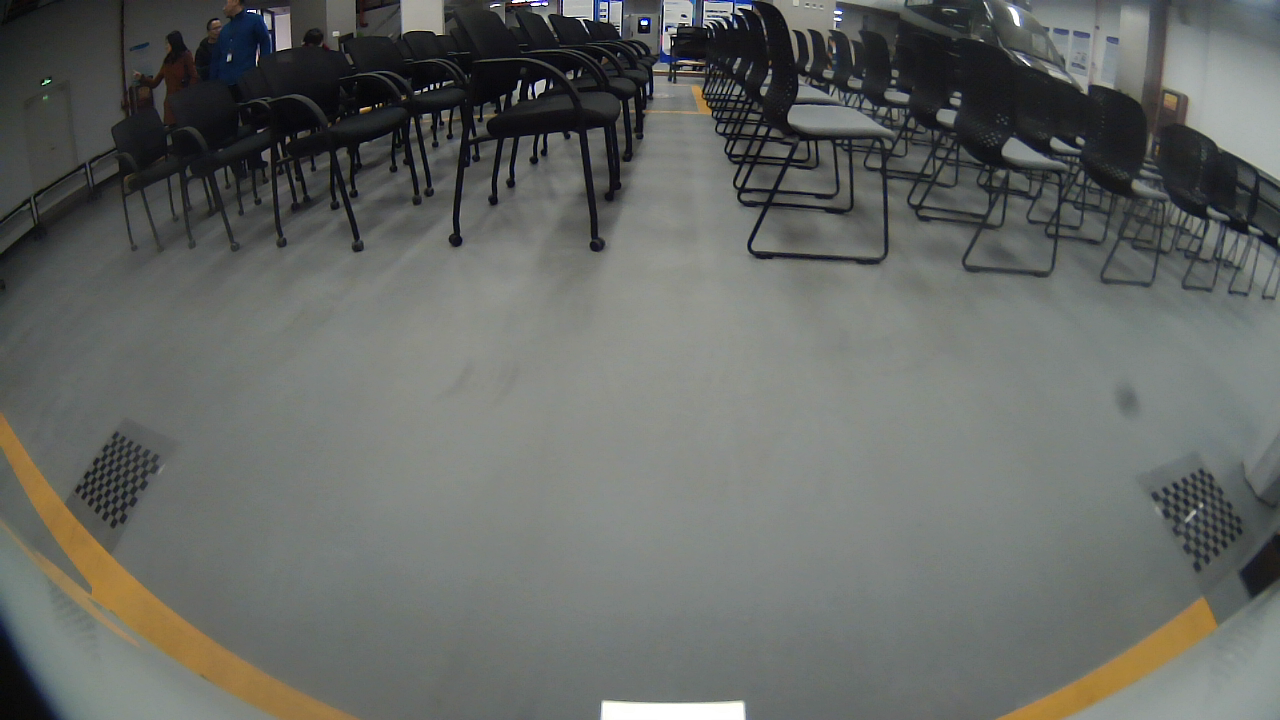
//> input picture data/0407/front.png, 1280 x 720 px
$ ./fisheye_cor   (built with g++ and OpenCV 4)
//> lines starting //> are read from the running program, lines starting //| are printed output that depends on the picture
#include<opencv2/opencv.hpp>
#include <opencv2/core/cuda.hpp>
// #include <opencv2/cudawarping.hpp>

#include <vector>
#include <string>

using std::cout;
using std::endl;
using std::vector;
using namespace cv;

const int CAMERA_NUM = 4;
const int CAMERA_FRAME_WIDTH = 1280;
const int CAMERA_FRAME_HEIGHT = 720;

int main()
{
    cv::Matx33d intrinsic_matrix[4];
	cv::Vec4d distortion_coeffs[4];

	//front
    intrinsic_matrix[0] << 499.2256225154061, 0, 685.0325527895111,
                        0, 499.6344093018186, 288.8632118906361,
                        0, 0, 1;

    distortion_coeffs[0] << -0.0230412, 0.00631978, -0.00455568, 0.000311248;

    //left
    intrinsic_matrix[1] << 512.0799991633208, 0, 681.3682183385124,
                        0, 511.931977341321, 348.725565495493,
                        0, 0, 1;

    distortion_coeffs[1] << -0.0309463, 0.00392602, -0.00515291, 0.00102781;

	//back
    intrinsic_matrix[2] << 500.8548704340391, 0, 644.1812130625166,
                        0, 499.9234264350891, 391.6005802176933,
                        0, 0, 1;

    distortion_coeffs[2] << -0.0136425, -0.0220779, 0.0208222, -0.00740363;

	//right
    intrinsic_matrix[3] << 499.9046978644982, 0, 612.955400120308,
                        0, 500.02613225669, 357.855947068545,
                        0, 0, 1;

    distortion_coeffs[3] << -0.0248636, 0.0124981, -0.0126063, 0.00352282;


    // [8 lines of commented-out code are left out]

	std::string foldername = "/home/zpwang/panaimg/";

	cv::Mat distoredFront = cv::imread(foldername + "front.png");
//> distoredFront is the input picture: 720 rows x 1280 cols, CV_8UC3; mean B, G, R 100.3, 103.8, 101.1
	cv::Mat distoredLeft = cv::imread(foldername + "left.png");
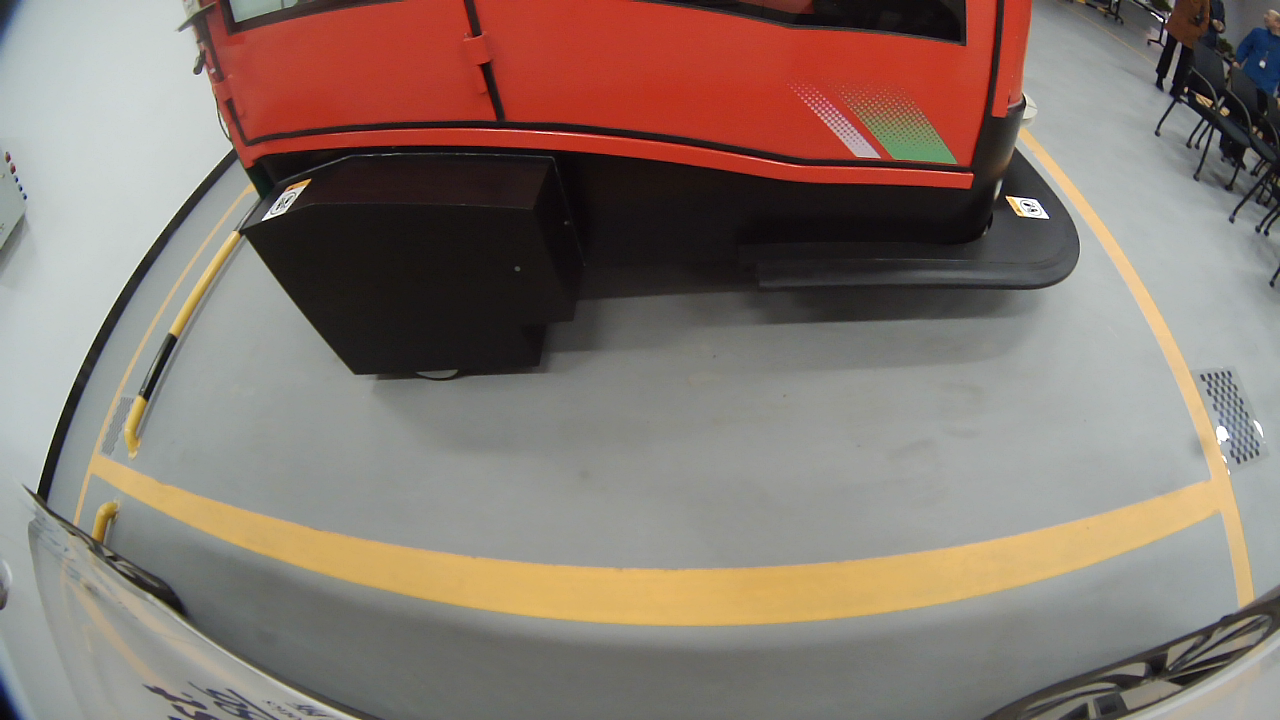
//> input picture data/0407/left.png, 1280 x 720 px
//> distoredLeft is the input picture: 720 rows x 1280 cols, CV_8UC3; mean B, G, R 110.5, 119, 134.8
	cv::Mat distoredBack = cv::imread(foldername + "back.png");
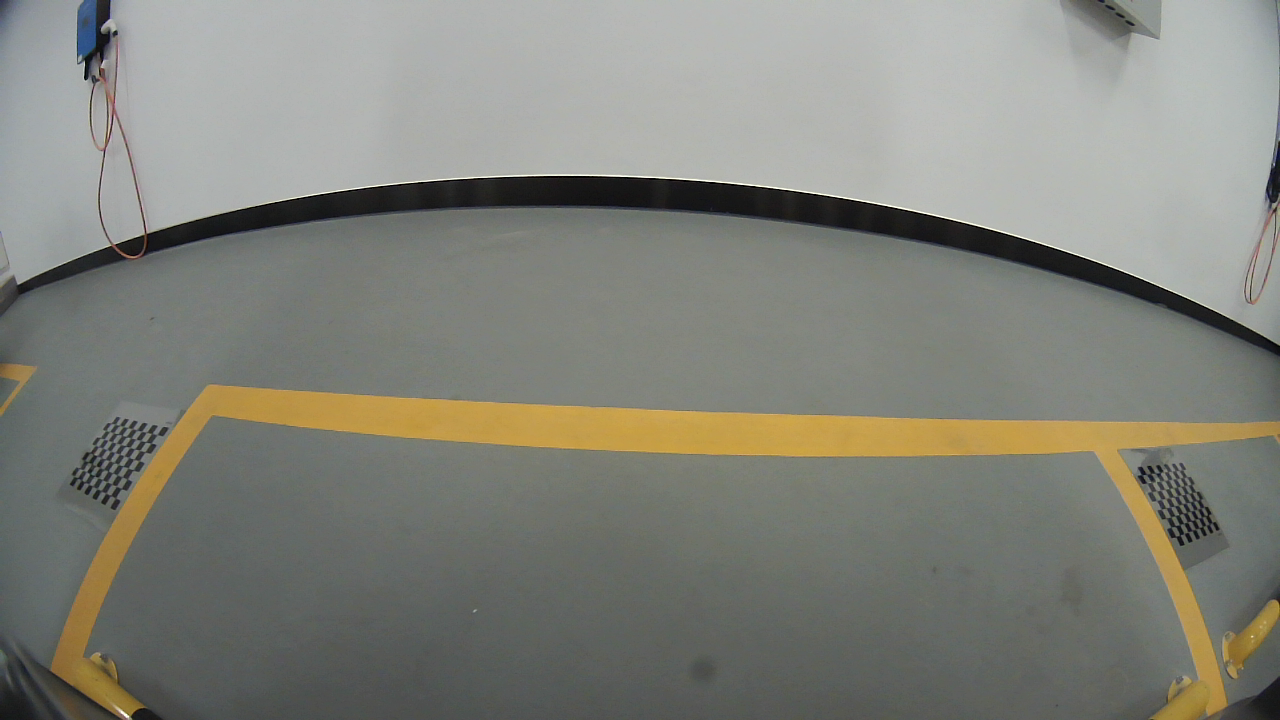
//> input picture data/0407/back.png, 1280 x 720 px
//> distoredBack is the input picture: 720 rows x 1280 cols, CV_8UC3; mean B, G, R 122.7, 131, 130.2
	cv::Mat distoredRight = cv::imread(foldername + "right.png");
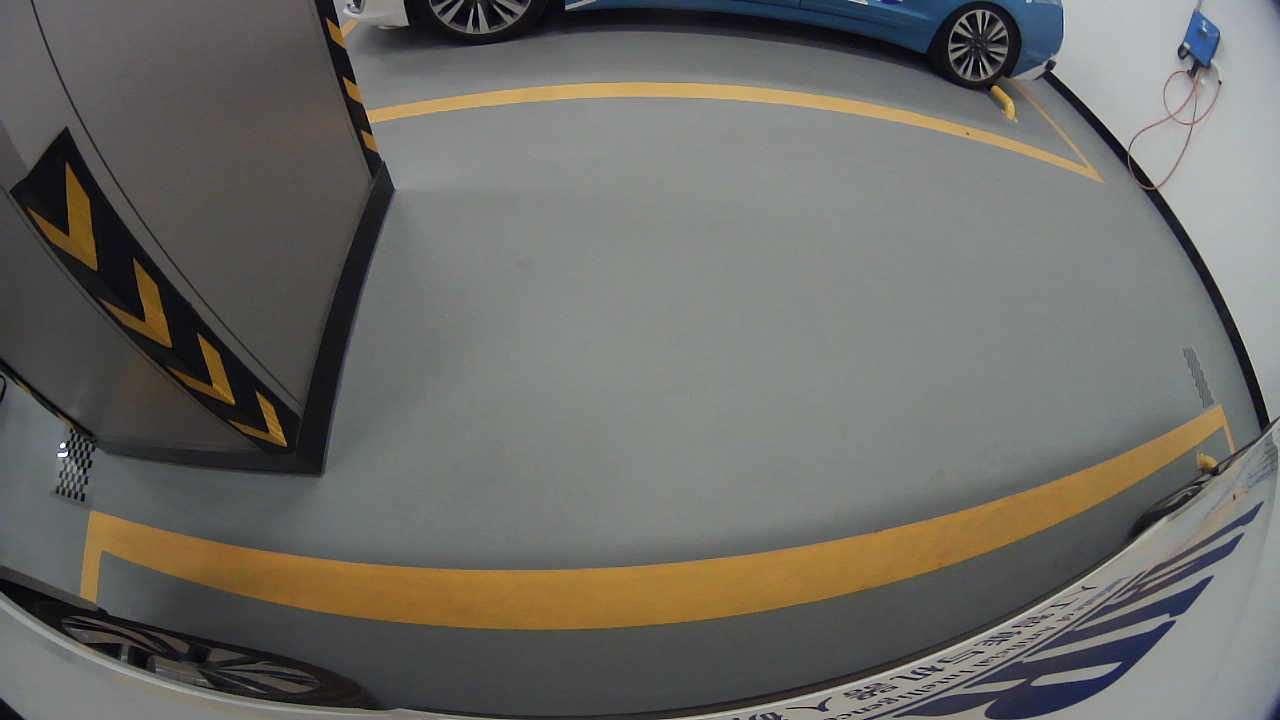
//> input picture data/0407/right.png, 1280 x 720 px
//> distoredRight is the input picture: 720 rows x 1280 cols, CV_8UC3; mean B, G, R 102.1, 107.3, 108.4

	cv::Mat undistoredFront, undistoredLeft, undistoredRight, undistoredBack;

	cv::Size imgSize = distoredFront.size();
//> imgSize = Size(1280, 720)
	float scale = 1.0;
	Size undistorSize = Size(imgSize.width*scale,imgSize.height*scale);
//> undistorSize = Size(1280, 720)
	scale = 1.0;
	Size perspectiveSize = Size(undistorSize.width*scale,undistorSize.height*scale);
//> perspectiveSize = Size(1280, 720)
    cv::Mat undistorImg;
    cv::Mat mapx[CAMERA_NUM];// = cv::Mat(undistorSize,CV_32FC1);
    cv::Mat mapy[CAMERA_NUM];// = cv::Mat(undistorSize,CV_32FC1);
    cv::Mat R = cv::Mat::eye(3,3,CV_32FC1);

	// Mat newMatrix = Mat::eye(3,3,CV_32F);
	// Mat optMatrix = Mat::eye(3,3,CV_32F);

	cv::Mat newMatrix[CAMERA_NUM];

	for(int i=0;i<CAMERA_NUM;i++)
	{
		newMatrix[i] = cv::Mat::eye(3,3,CV_32F);
		mapx[i] = cv::Mat(undistorSize,CV_32FC1);
		mapy[i] = cv::Mat(undistorSize,CV_32FC1);
	}

	newMatrix[0] = (cv::Mat_<float>(3,3)<< 136.20689, 0, 869, 0, 158.6207, 363, 0, 0, 1);//front
	newMatrix[1] = (cv::Mat_<float>(3,3)<< 184.48276, 0, 692, 0, 194.82761, 360, 0, 0, 1);//left
	newMatrix[2] = (cv::Mat_<float>(3,3)<< 272.40869, 0, 640, 0, 209.15546, 360, 0, 0, 1);//back
	newMatrix[3] = (cv::Mat_<float>(3,3)<< 165.0714, 0, 737, 0, 183.35963, 451, 0, 0, 1);//right
	Mat newMatrixxxx = Mat::eye(3,3,CV_32F);
	// auto newmatrix = intrinsic_matrix;

	for(int i=0;i<4;i++)
	{
		// cout<<"camera:"<<i<<endl<<intrinsic_matrix[i]<<endl<<distortion_coeffs[i]<<endl<<endl;
		fisheye::estimateNewCameraMatrixForUndistortRectify(intrinsic_matrix[i], distortion_coeffs[i], imgSize, R, newMatrix[i], 0.9f, undistorSize, 1.0);
		newMatrix[i].at<float>(0,2) = CAMERA_FRAME_WIDTH/2;
    	newMatrix[i].at<float>(1,2) = CAMERA_FRAME_HEIGHT/2;
		cout<<"estimateNewCameraMatrixForUndistortRectify"<<endl<<newMatrix[i]<<endl<<endl;
		// cv::fisheye::initUndistortRectifyMap(intrinsic_matrix[i], distortion_coeffs[i], R, newMatrix[i], imgSize, CV_32FC1, mapx[i], mapy[i]);
		cv::fisheye::initUndistortRectifyMap(intrinsic_matrix[i], distortion_coeffs[i], R, newMatrix[i], undistorSize, CV_32FC1, mapx[i], mapy[i]);
	}

	// newMatrix[3].at<float>(0,2) = CAMERA_FRAME_WIDTH/2 - 150;
	// newMatrix[3].at<float>(1,2) = CAMERA_FRAME_HEIGHT/2;
	// cv::fisheye::initUndistortRectifyMap(intrinsic_matrix[3], distortion_coeffs[3], R, newMatrix[3], imgSize, CV_32FC1, mapx[3], mapy[3]);

	cv::remap(distoredFront, undistoredFront, mapx[0], mapy[0], cv::INTER_CUBIC);
	cv::remap(distoredLeft, undistoredLeft, mapx[1], mapy[1], cv::INTER_CUBIC);
	cv::remap(distoredBack, undistoredBack, mapx[2], mapy[2], cv::INTER_CUBIC);
	cv::remap(distoredRight, undistoredRight, mapx[3], mapy[3], cv::INTER_CUBIC);

	cv::imwrite("undistoredFront.png",undistoredFront);
	cv::imwrite("undistoredLeft.png",undistoredLeft);
	cv::imwrite("undistoredRight.png",undistoredRight);
	cv::imwrite("undistoredBack.png",undistoredBack);

	// //find H

	//right
	vector<Point2f> srcPts = {cv::Point2f(289,516), cv::Point2f(392, 392), cv::Point2f(1038,383), cv::Point2f(1134,448)};
	vector<Point2f> dstPts = {cv::Point2f(283,563), cv::Point2f(283, 364), cv::Point2f(1132,399), cv::Point2f(1150,566)};
	Mat hRight = findHomography(srcPts, dstPts);


	//front
	srcPts = {cv::Point2f(202,520), cv::Point2f(333, 445), cv::Point2f(843,444), cv::Point2f(908,502)};
	dstPts = {cv::Point2f(156,636), cv::Point2f(154, 559), cv::Point2f(962, 561), cv::Point2f(962,627)};
	Mat hFront = findHomography(srcPts, dstPts);
	// Mat hFront = (cv::Mat_<float>(3,3)<<0.1011, 0.5896, -772.2538, -0.0708, 1.5019, -1759.8974, -0.0000, 0.0009, -1.0000);
	// Mat hFront = (cv::Mat_<double>(3,3)<<0.4048, 2.7428, -1023.2658, -0.0322, 3.0527, -895.9248, -0.0000, 0.0039, -1.0000);

	cout<<"hFront:"<<hFront<<endl;

	//left
	srcPts = {cv::Point2f(217,456), cv::Point2f(295, 406), cv::Point2f(870,395), cv::Point2f(940,460)};
	dstPts = {cv::Point2f(224,507), cv::Point2f(223, 378), cv::Point2f(973,395), cv::Point2f(973,505)};

	Mat hLeft = findHomography(srcPts, dstPts);

	//back
	srcPts = {cv::Point2f(187,484), cv::Point2f(407, 356), cv::Point2f(796,372), cv::Point2f(926,500)};
	dstPts = {cv::Point2f(246,546), cv::Point2f(242, 347), cv::Point2f(905,349), cv::Point2f(904,541)};
	Mat hBack = findHomography(srcPts, dstPts);

	cv::Mat perspectiveFront, perspectiveLeft, perspectiveRight, perspectiveBack;
	// [8 lines of commented-out code are left out]

	cv::warpPerspective(undistoredFront,perspectiveFront, hFront, perspectiveSize, INTER_CUBIC);

	// gpuInput.upload(undistoredLeft);
	// cv::cuda::warpPerspective( gpuInput, gpuOutput, hLeft, perspectiveSize, INTER_CUBIC);//, INTER_LINEAR , BORDER_CONSTANT, 0, Stream::Null() );
	// gpuOutput.download(perspectiveLeft);

	cv::warpPerspective(undistoredLeft,perspectiveLeft, hLeft, perspectiveSize, INTER_CUBIC);


	// gpuInput.upload(undistoredRight);
	// cv::cuda::warpPerspective( gpuInput, gpuOutput, hRight, perspectiveSize, INTER_CUBIC);//, INTER_LINEAR , BORDER_CONSTANT, 0, Stream::Null() );
	// gpuOutput.download(perspectiveRight);

	cv::warpPerspective(undistoredRight,perspectiveRight, hRight, perspectiveSize, INTER_CUBIC);


	// gpuInput.upload(undistoredBack);
	// cv::cuda::warpPerspective( gpuInput, gpuOutput, hBack, perspectiveSize, INTER_CUBIC);//, INTER_LINEAR , BORDER_CONSTANT, 0, Stream::Null() );
	// gpuOutput.download(perspectiveBack);

	cv::warpPerspective(undistoredBack,perspectiveBack, hBack, perspectiveSize, INTER_CUBIC);
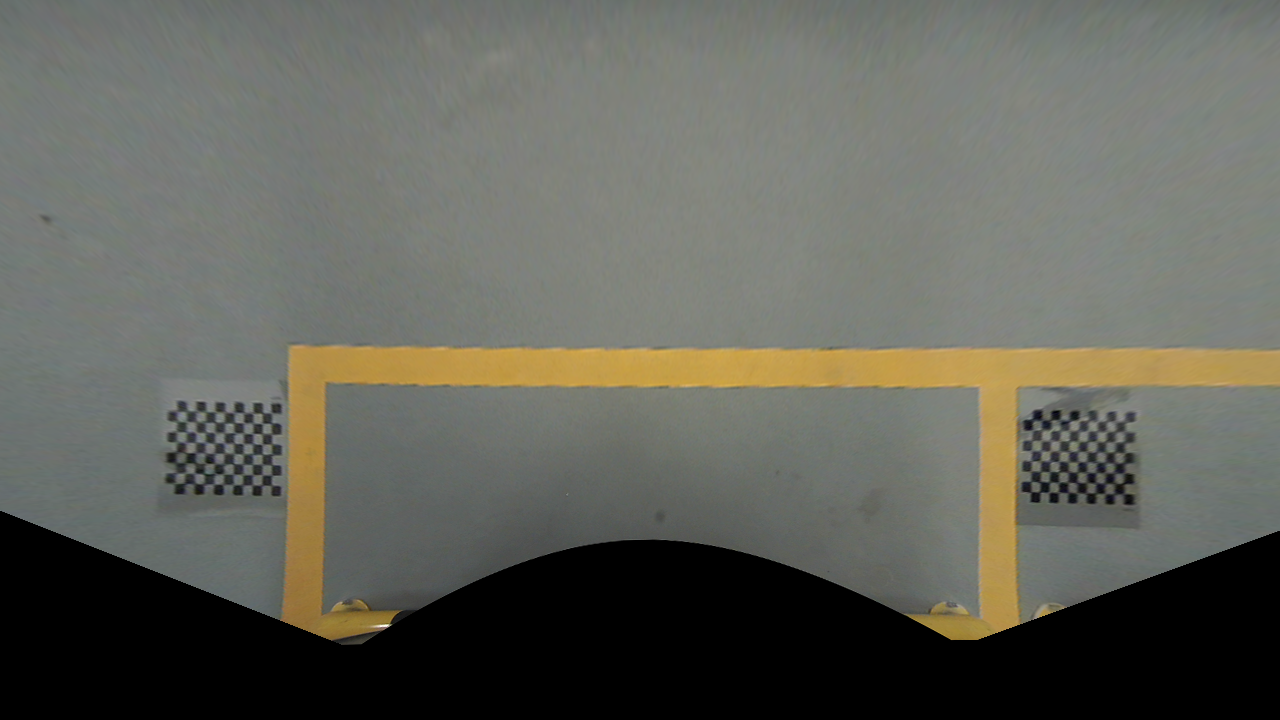
//> perspectiveBack: 720 rows x 1280 cols, CV_8UC3; mean B, G, R 90.5, 98.8, 98.1


	resize(perspectiveFront,perspectiveFront,Size(1280,720));
	resize(perspectiveLeft,perspectiveLeft,Size(1280,720));
	resize(perspectiveRight,perspectiveRight,Size(1280,720));
	resize(perspectiveBack,perspectiveBack,Size(1280,720));

	cv::imwrite("perspectiveFront.png",perspectiveFront);
	cv::imwrite("perspectiveLeft.png",perspectiveLeft);
	cv::imwrite("perspectiveRight.png",perspectiveRight);
	cv::imwrite("perspectiveBack.png",perspectiveBack);

	cv::Mat convertedLeft = perspectiveLeft;
	cv::Mat convertedRight = perspectiveRight;
	// perspectiveLeft.convertTo(convertedLeft, perspectiveLeft.type(), 0.74, -14);
	// perspectiveRight.convertTo(convertedRight, perspectiveLeft.type(), 0.63, 20);
	// perspectiveBack.convertTo(perspectiveBack, perspectiveLeft.type(), 0.68, -3);

	cv::imwrite("perspectiveLeftconverted.png",convertedLeft);


	const int SURROUND_VIEW_IMG_WIDTH = 1500;
	const int SURROUND_VIEW_IMG_HEIGHT = 1500;

	const int PERSPECTIVE_IMT_WIDTH = 1280;
	const int PERSPECTIVE_IMT_HEIGHT = 720;

	const int CAR_IMG_WIDTH = 530;
	const int CAR_IMG_HEIGHT = 550;
	const int CAR_IMG_START_X = 440;//SURROUND_VIEW_IMG_WIDTH/2 - CAR_IMG_WIDTH/2;
	const int CAR_IMG_START_Y = 498;//SURROUND_VIEW_IMG_HEIGHT/2 - CAR_IMG_HEIGHT/2;

	//pixel on surround view img
	const int FRONT_VIEW_DIST = 500;//in pixel

	const int FRONT_CROPED_START_X = 0;
	const int FRONT_CROPED_START_Y = 0;
	const int RIGHT_CROPED_START_X = 900;//SURROUND_VIEW_IMG_WIDTH/2 + CAR_IMG_WIDTH/2;
	const int RIGHT_CROPED_START_Y = 340;
	const int LEFT_CROPED_START_X = 0;
	const int LEFT_CROPED_START_Y = 340;
	const int BACK_CROPED_START_X = 0;
	const int BACK_CROPED_START_Y = FRONT_VIEW_DIST + CAR_IMG_HEIGHT;

	const int BACK_VIEW_DIST = 500;

	//pixel on perspective img
	const int FRONT_IMG_CROP_START_X = 0;
	const int FRONT_IMG_CROP_START_Y = 630 - FRONT_VIEW_DIST;
	const int FRONT_IMG_CROP_WIDTH = PERSPECTIVE_IMT_WIDTH;
	const int FRONT_IMG_CROP_HEIGHT = FRONT_VIEW_DIST;

	const int BACK_IMG_CROP_HEIGHT = BACK_VIEW_DIST;
	const int BACK_IMG_CROP_START_X = BACK_CROPED_START_X;
	const int BACK_IMG_CROP_START_Y = 540 - BACK_VIEW_DIST;
	const int BACK_IMG_CROP_WIDTH = PERSPECTIVE_IMT_WIDTH - BACK_CROPED_START_X;

	const int RIGHT_IMG_CROP_START_X = 142;
	const int RIGHT_IMG_CROP_START_Y = 0;
	const int RIGHT_IMG_CROP_WIDTH = PERSPECTIVE_IMT_WIDTH - RIGHT_CROPED_START_X;
	const int RIGHT_IMG_CROP_HEIGHT = 1280;

	const int LEFT_IMG_CROP_WIDTH = 370;//(SURROUND_VIEW_IMG_WIDTH - CAR_IMG_WIDTH)/2;
	const int LEFT_IMG_CROP_HEIGHT = RIGHT_IMG_CROP_HEIGHT;
	const int LEFT_IMG_CROP_START_X = 540 - LEFT_IMG_CROP_WIDTH;//right edge on rotated left img
	const int LEFT_IMG_CROP_START_Y = 132;

	const int FRONT_RIGHT_MERGE_ROW_DIFF = RIGHT_CROPED_START_Y - RIGHT_IMG_CROP_START_Y;
	const int FRONT_RIGHT_MERGE_COL_DIFF = RIGHT_CROPED_START_X - RIGHT_IMG_CROP_START_X;
	const int FRONT_LEFT_MERGE_ROW_DIFF = LEFT_CROPED_START_Y - LEFT_IMG_CROP_START_Y;
	const int FRONT_LEFT_MERGE_COL_DIFF = LEFT_CROPED_START_X - LEFT_IMG_CROP_START_X;

	const int TOP_MERGE_START_Y = 330;//280;
	const int BOT_MERGE_END_Y = 1066;//1322;

	cv::Mat frontCroped, leftCroped, rightCroped, backCroped, ret;
	ret = cv::Mat(Size(SURROUND_VIEW_IMG_WIDTH, SURROUND_VIEW_IMG_HEIGHT),CV_8UC3,Scalar(255, 255, 255));

	cv::Mat carImg = cv::imread("car.png");
//> car.png cannot be read in this run, so this picture is empty
//> (the run ends here: the program stops with an error, at `cv::resize(carImg, carImg, cv::Size(CAR_IMG_WIDTH, CAR_IMG_HEIGHT));`)
